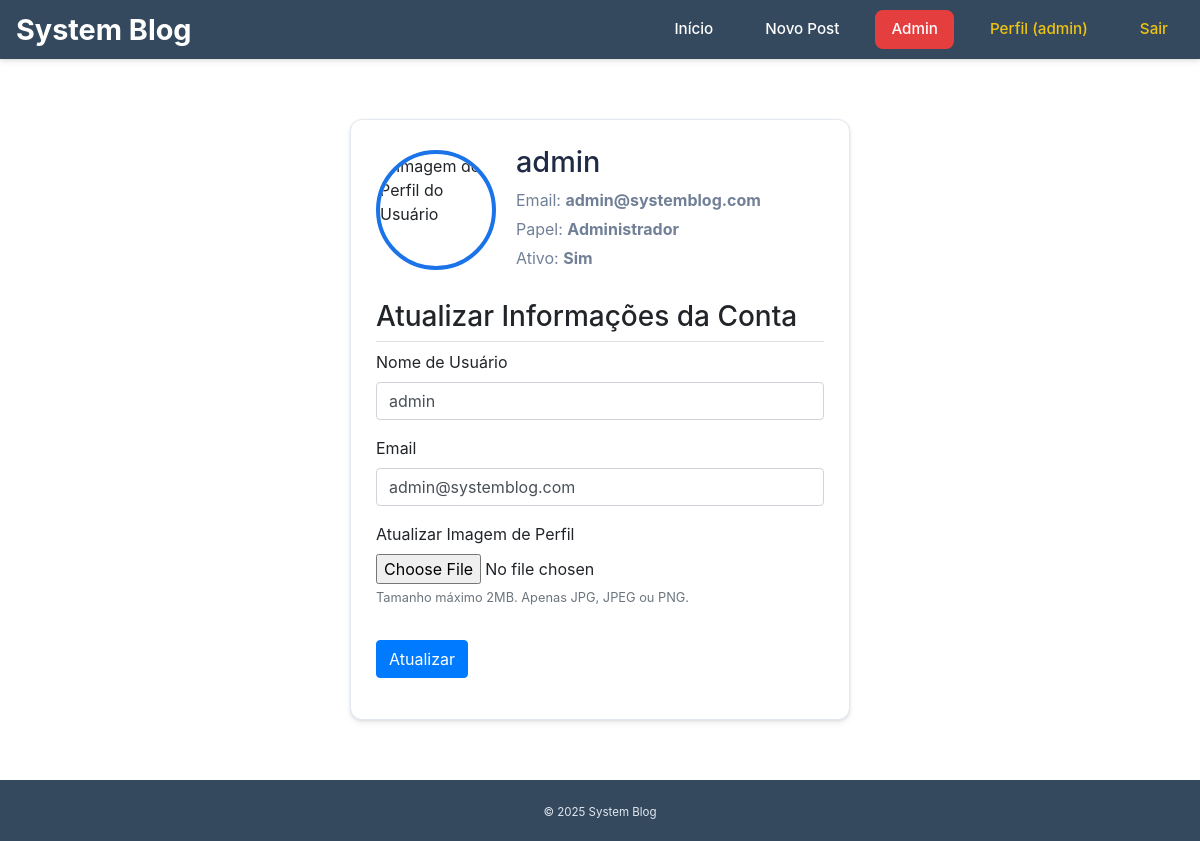
Page /account (signed in) on the committed database.
### models.py (models this page shows, shortened)
class User(db.Model, UserMixin):
    id = db.Column(db.Integer, primary_key=True)
    username = db.Column(db.String(20), unique=True, nullable=False)
    email = db.Column(db.String(120), unique=True, nullable=False)
    password = db.Column(db.String(60), nullable=False)
    image_file = db.Column(db.String(20), nullable=False, default='default.jpg')
    is_active = db.Column(db.Boolean, default=False)
    role_id = db.Column(db.Integer, db.ForeignKey('role.id'), nullable=False, default=1)
    posts = db.relationship('Post', backref='author', lazy=True)

class Role(db.Model):
    id = db.Column(db.Integer, primary_key=True)
    name = db.Column(db.String(20), unique=True, nullable=False)
    can_moderate = db.Column(db.Boolean, default=False)  # Pode apagar posts de outros
    can_admin = db.Column(db.Boolean, default=False)     # Pode gerenciar usuários/papéis
    users = db.relationship('User', backref='role', lazy=True)

### views.py (the view)
@app.route("/account", methods=['GET', 'POST'])
@login_required
def account():
    form = UpdateAccountForm()
    if form.validate_on_submit():
        if getattr(form, 'picture', None) and form.picture.data:
            profile_dir = os.path.join(app.root_path, 'static', 'profile_pics')
            os.makedirs(profile_dir, exist_ok=True)
            picture_file = save_picture(form.picture.data)
            current_user.image_file = picture_file
        current_user.username = form.username.data
        current_user.email = form.email.data
        db.session.commit()
        flash('Sua conta foi atualizada com sucesso!', 'success')
        return redirect(url_for('account'))
    elif request.method == 'GET':
        form.username.data = current_user.username
        form.email.data = current_user.email
    image_file = url_for('static', filename='profile_pics/' + current_user.image_file)
    return render_template('account.html', title='Perfil', image_file=image_file, form=form)

### forms.py (shortened to what this page needs)
class UpdateAccountForm(FlaskForm):
    username = StringField('Nome de Usuário',validators=[DataRequired(), Length(min=2, max=20)])
    email = StringField('Email',validators=[DataRequired(), Email()])
    picture = FileField('Atualizar Imagem de Perfil', validators=[FileAllowed(['jpg', 'png', 'jpeg'], 'Apenas imagens (jpg, jpeg, png)!')])
    submit = SubmitField('Atualizar')

### app.py (called while the page is built)
@login_manager.user_loader
def load_user(user_id):
    try:
        return db.session.get(User, int(user_id))
    except ValueError:
        return None

### models.py (called while the page is built)
def is_admin(user):
    return bool(user.is_authenticated and getattr(user.role, "can_admin", False))

### views.py (called while the page is built)
@app.before_request
def start_quote_thread():
    global quote_of_the_day
    if quote_of_the_day.get('thread') is None or not quote_of_the_day['thread'].is_alive():
        th = Thread(target=get_and_translate_quote, daemon=True)
        th.start()
        quote_of_the_day['thread'] = th
        app.logger.info("Thread de citação assíncrona iniciada.")

### templates/account.html (shortened to what this page needs)
{% extends "base.html" %}
{% block content %}
{% block extra_css %}
    <link rel="stylesheet" href="{{ url_for('static', filename='css/account.css') }}">
{% endblock %}
    <div class="container-small">
        <div class="content-section">
            <div class="media">
                <img class="profile-img" src="{{ image_file }}" alt="Imagem de Perfil do Usuário">
                <div class="media-body">
                    <h2 class="account-heading">{{ current_user.username }}</h2>
                    <p class="account-info">Email: <strong>{{ current_user.email }}</strong></p>
                    <p class="account-info">Papel: <strong>{{ current_user.role.name }}</strong></p>
                    <p class="account-info">Ativo: <strong>{{ "Sim" if current_user.is_active else "Não (Aguardando Confirmação)" }}</strong></p>
                </div>
            </div>
            <h3 class="mt-4 border-bottom pb-2">Atualizar Informações da Conta</h3>
            <form method="POST" action="" enctype="multipart/form-data">
                <fieldset class="form-group">
                    <div class="form-group">
                        {{ form.username.label(class="form-control-label") }}
                        {% if form.username.errors %}
                            {{ form.username(class="form-control is-invalid") }}
                            <div class="invalid-feedback">
                                {% for error in form.username.errors %}
                                    <span>{{ error }}</span>
                                {% endfor %}
                            </div>
                        {% else %}
                            {{ form.username(class="form-control") }}
                        {% endif %}
                    </div>
                    <div class="form-group">
                        {{ form.email.label(class="form-control-label") }}
                        {% if form.email.errors %}
                            {{ form.email(class="form-control is-invalid") }}
                            <div class="invalid-feedback">
                                {% for error in form.email.errors %}
                                    <span>{{ error }}</span>
                                {% endfor %}
                            </div>
                        {% else %}
                            {{ form.email(class="form-control") }}
                        {% endif %}
                    </div>
                    <div class="form-group">
                        {{ form.picture.label(class="form-control-label") }}
                        {{ form.picture(class="form-control-file") }}
                        <small class="form-text text-muted">Tamanho máximo 2MB. Apenas JPG, JPEG ou PNG.</small>
                    </div>
                </fieldset>
                <div class="form-group">
                    {{ form.submit(class="btn btn-primary") }}
                </div>
            </form>
        </div>
    </div>
{% endblock content %}

### templates/base.html (shortened to what this page needs)
<!doctype html>
<html lang="pt-br">
<head>
  <link rel="stylesheet" href="{{ url_for('static', filename='css/base.css') }}">
  <link rel="stylesheet" href="https://stackpath.bootstrapcdn.com/bootstrap/4.5.2/css/bootstrap.min.css">
  {% block extra_css %}{% endblock %}
</head>
<body>
  <nav class="navbar">
    <a href="{{ url_for('home') }}" class="brand">System Blog</a>
    <div class="nav-links">
      <a href="{{ url_for('home') }}" class="nav-link">Início</a>
      {% if current_user.is_authenticated %}
        <a href="{{ url_for('new_post') }}" class="nav-link">Novo Post</a>
        {% if is_admin(current_user) %}
          <a href="{{ url_for('admin_users') }}" class="nav-link nav-link-admin">Admin</a>
        {% elif is_moderator(current_user) %}
          <a href="{{ url_for('moderator_dashboard') }}" class="nav-link">Moderação</a>
        {% else %}
          <a href="{{ url_for('user_dashboard') }}" class="nav-link">Meu Painel</a>
        {% endif %}
        <a href="{{ url_for('account') }}" class="nav-link nav-link-profile">Perfil ({{ current_user.username }})</a>
        <a href="{{ url_for('logout') }}" class="nav-link nav-link-danger">Sair</a>
      {% else %}
        <a href="{{ url_for('login') }}" class="nav-link">Login</a>
        <a href="{{ url_for('register') }}" class="nav-link nav-link-register">Registrar</a>
      {% endif %}
    </div>
  </nav>
  <main class="container">
    {% block content %}{% endblock %}
  </main>
  <footer class="footer">
    <small>&copy; {{ 2025 }} System Blog</small>
  </footer>
</body>
</html>

### static/css/base.css (style rules this page uses)
:root { --primary-color: #1a73e8; --secondary-color: #34495e; --accent-color: #f1c40f; --background-color: #f8fafc; --text-color: #1f2a44; --border-color: #e2e8f0; --shadow: 0 4px 6px rgba(0, 0, 0, 0.05), 0 1px 3px rgba(0, 0, 0, 0.1); --transition: all 0.3s ease; }
body { background: var(--background-color); color: var(--text-color); margin: 0; padding: 0; font-family: 'Inter', sans-serif; font-size: 16px; line-height: 1.6; min-height: 100vh; display: flex; flex-direction: column; }
main.container { max-width: 1000px; width: 90%; margin: 30px auto; padding: 0 15px; flex-grow: 1; }
.container-small { max-width: 500px; width: 90%; margin: 30px auto; }
.content-section { background: #fff; padding: 25px; border-radius: 12px; border: 1px solid var(--border-color); box-shadow: var(--shadow); margin-bottom: 25px; transition: var(--transition); }
.navbar { background: var(--secondary-color); color: #fff; padding: 15px 20px; display: flex; justify-content: space-between; align-items: center; box-shadow: var(--shadow); position: sticky; top: 0; z-index: 1000; }
.brand { color: #fff; font-size: 1.8rem; font-weight: 700; text-decoration: none; transition: var(--transition); }
.nav-links { display: flex; align-items: center; gap: 20px; }
.nav-link { color: #fff; text-decoration: none; padding: 8px 16px; border-radius: 8px; font-weight: 500; font-size: 0.95rem; transition: var(--transition); }
.nav-link-admin { background: #e53e3e; padding: 8px 16px; }
.nav-link-profile, .nav-link-danger { color: var(--accent-color); }
.form-group { margin-bottom: 20px; }
.form-control { width: 100%; padding: 12px; border: 1px solid var(--border-color); border-radius: 8px; font-size: 1rem; transition: var(--transition); }
.btn { padding: 12px 20px; border: none; border-radius: 8px; cursor: pointer; font-weight: 600; font-size: 0.95rem; transition: var(--transition); text-decoration: none; display: inline-flex; align-items: center; justify-content: center; }
.btn-primary { background: var(--primary-color); color: #fff; }
.footer { background: var(--secondary-color); color: #e2e8f0; padding: 20px; text-align: center; font-size: 0.9rem; margin-top: auto; }

### static/css/account.css (style rules this page uses)
.media { display: flex; align-items: center; margin-bottom: 25px; }
.media-body { flex: 1; padding-left: 20px; }
.profile-img { height: 120px; width: 120px; object-fit: cover; border-radius: 50%; border: 4px solid var(--primary-color); }
.account-heading { margin-bottom: 8px; font-size: 1.8rem; color: var(--text-color); }
.account-info { margin: 5px 0; font-size: 1rem; color: #718096; }

### rows in the picture
User: username "admin", email "admin@systemblog.com", is_active "Sim"
Role: role.name "Administrador"

### other values in the picture
{{ 2025 }} "2025"
